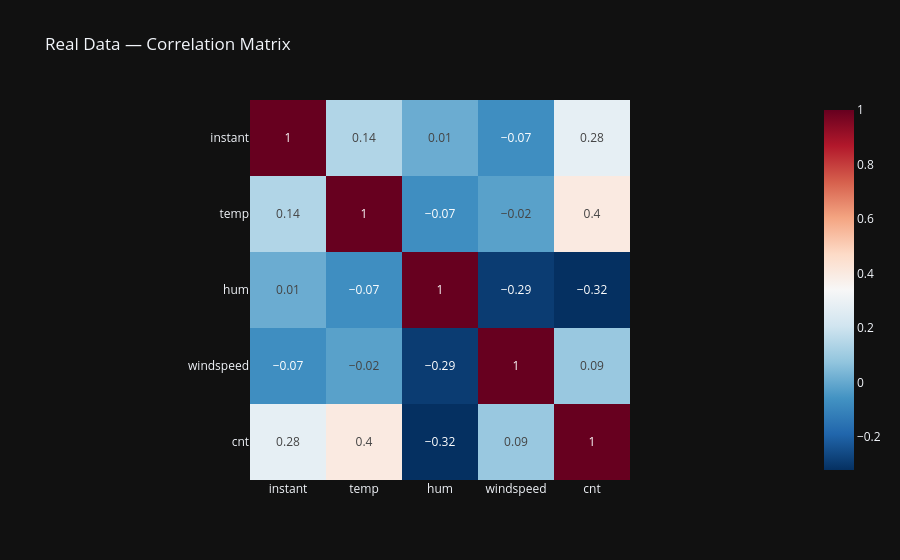
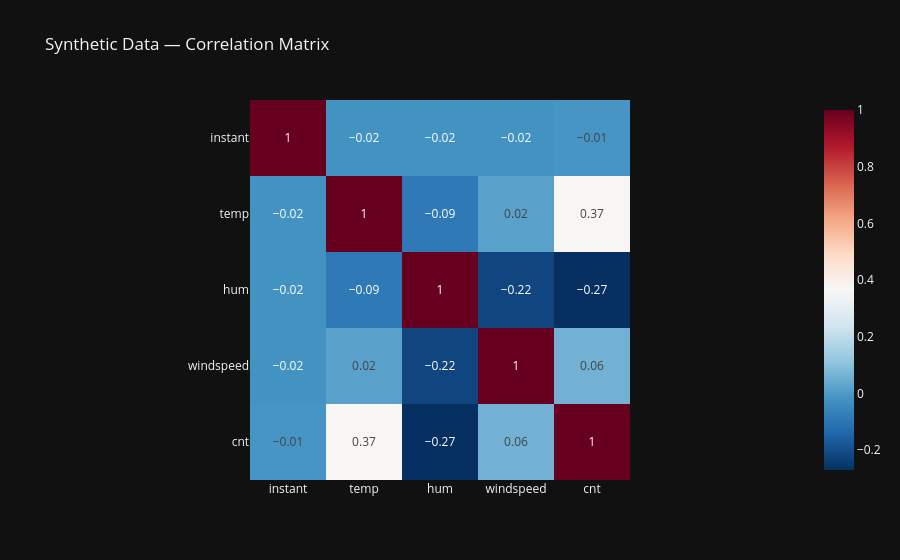

Write notebook code for charts like these, in order.
### Markdown cell above
Over het algemeen lijken de statistische samenvattingen van de synthetische data redelijk vergelijkbaar met die van de echte data. Ik ga dit nog even extra in kaart brengen door de correlatiematrix en de distributies van de numerieke features te vergelijken.

### Code cell
numeric_cols = df_model.select_dtypes(include='number').columns

fig1 = px.imshow(df_model[numeric_cols].corr().round(2), text_auto=True,
                 title='Real Data — Correlation Matrix', color_continuous_scale='RdBu_r')
fig2 = px.imshow(df_synthetic[numeric_cols].corr().round(2), text_auto=True,
                 title='Synthetic Data — Correlation Matrix', color_continuous_scale='RdBu_r')
fig1.show()
fig2.show()

### Figure 1 — Plotly figure (JSON) as saved in the notebook; plotly's stock layout.template omitted (floating-point values rounded to 4 significant figures)
{"data": [{"coloraxis": "coloraxis", "name": "0", "texttemplate": "%{z}", "x": ["instant", "temp", "hum", "windspeed", "cnt"], "y": ["instant", "temp", "hum", "windspeed", "cnt"], "z": [[1.0, 0.14, 0.01, -0.07, 0.28], [0.14, 1.0, -0.07, -0.02, 0.4], [0.01, -0.07, 1.0, -0.29, -0.32], [-0.07, -0.02, -0.29, 1.0, 0.09], [0.28, 0.4, -0.32, 0.09, 1.0]], "type": "heatmap", "xaxis": "x", "yaxis": "y", "hovertemplate": "x: %{x}<br>y: %{y}<br>color: %{z}<extra></extra>"}], "layout": {"xaxis": {"anchor": "y", "domain": [0.0, 1.0], "scaleanchor": "y", "constrain": "domain"}, "yaxis": {"anchor": "x", "domain": [0.0, 1.0], "autorange": "reversed", "constrain": "domain"}, "coloraxis": {"colorscale": [[0.0, "rgb(5,48,97)"], [0.1, "rgb(33,102,172)"], [0.2, "rgb(67,147,195)"], [0.3, "rgb(146,197,222)"], [0.4, "rgb(209,229,240)"], [0.5, "rgb(247,247,247)"], [0.6, "rgb(253,219,199)"], [0.7, "rgb(244,165,130)"], [0.8, "rgb(214,96,77)"], [0.9, "rgb(178,24,43)"], [1.0, "rgb(103,0,31)"]]}, "title": {"text": "Real Data — Correlation Matrix"}}}

### Figure 2 — Plotly figure (JSON) as saved in the notebook; plotly's stock layout.template omitted (floating-point values rounded to 4 significant figures)
{"data": [{"coloraxis": "coloraxis", "name": "0", "texttemplate": "%{z}", "x": ["instant", "temp", "hum", "windspeed", "cnt"], "y": ["instant", "temp", "hum", "windspeed", "cnt"], "z": [[1.0, -0.02, -0.02, -0.02, -0.01], [-0.02, 1.0, -0.09, 0.02, 0.37], [-0.02, -0.09, 1.0, -0.22, -0.27], [-0.02, 0.02, -0.22, 1.0, 0.06], [-0.01, 0.37, -0.27, 0.06, 1.0]], "type": "heatmap", "xaxis": "x", "yaxis": "y", "hovertemplate": "x: %{x}<br>y: %{y}<br>color: %{z}<extra></extra>"}], "layout": {"xaxis": {"anchor": "y", "domain": [0.0, 1.0], "scaleanchor": "y", "constrain": "domain"}, "yaxis": {"anchor": "x", "domain": [0.0, 1.0], "autorange": "reversed", "constrain": "domain"}, "coloraxis": {"colorscale": [[0.0, "rgb(5,48,97)"], [0.1, "rgb(33,102,172)"], [0.2, "rgb(67,147,195)"], [0.3, "rgb(146,197,222)"], [0.4, "rgb(209,229,240)"], [0.5, "rgb(247,247,247)"], [0.6, "rgb(253,219,199)"], [0.7, "rgb(244,165,130)"], [0.8, "rgb(214,96,77)"], [0.9, "rgb(178,24,43)"], [1.0, "rgb(103,0,31)"]]}, "title": {"text": "Synthetic Data — Correlation Matrix"}}}
